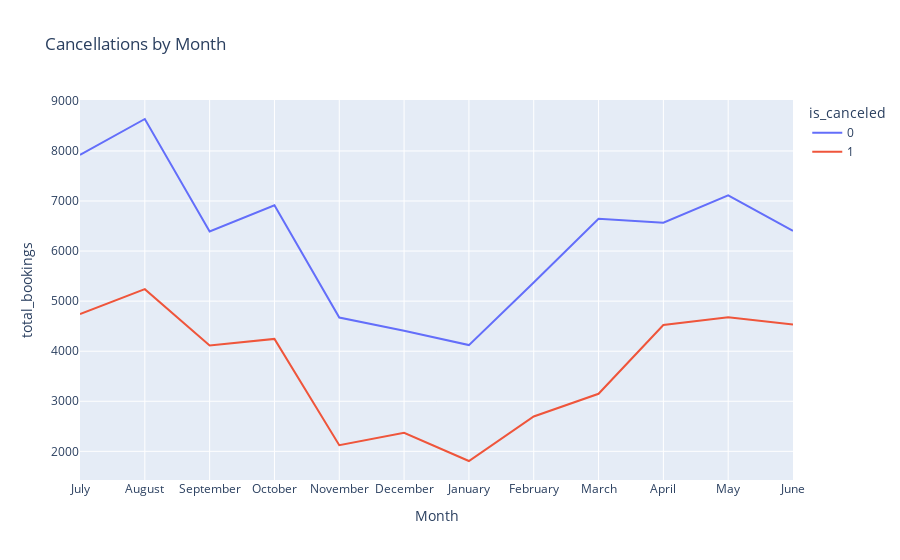

Notebook source saved alongside this figure:
### Markdown cell above
The total bookings grouped by reservation status and whether the guest is repeated.

non-repeated guest in check-out are 95% of total bookings
non-repeated guest in canceled are 98% of total bookings
non-repeated guest in no-show are 100% of total bookings

### Code cell
conn_norm = create_connection('hotel_booking_norm.db')
cur = conn_norm.cursor()

sql = """
SELECT
    CASE
        WHEN strftime('%m', arrival_date) = '01' THEN 'January'
        WHEN strftime('%m', arrival_date) = '02' THEN 'February'
        WHEN strftime('%m', arrival_date) = '03' THEN 'March'
        WHEN strftime('%m', arrival_date) = '04' THEN 'April'
        WHEN strftime('%m', arrival_date) = '05' THEN 'May'
        WHEN strftime('%m', arrival_date) = '06' THEN 'June'
        WHEN strftime('%m', arrival_date) = '07' THEN 'July'
        WHEN strftime('%m', arrival_date) = '08' THEN 'August'
        WHEN strftime('%m', arrival_date) = '09' THEN 'September'
        WHEN strftime('%m', arrival_date) = '10' THEN 'October'
        WHEN strftime('%m', arrival_date) = '11' THEN 'November'
        WHEN strftime('%m', arrival_date) = '12' THEN 'December'
    END Month,
    is_canceled, COUNT(*) as total_bookings
FROM
    booking
GROUP BY
    Month, is_canceled
Order by arrival_date;
"""

res = pd.read_sql_query(sql, conn_norm)
conn_norm.commit()
conn_norm.close()
# print(res)
fig = px.line(res, x='Month', y='total_bookings', color='is_canceled', title='Cancellations by Month')
fig.show()

### Figure 1 — Plotly figure (JSON) as saved in the notebook; plotly's stock layout.template omitted (floating-point values rounded to 4 significant figures)
{"data": [{"hovertemplate": "is_canceled=0<br>Month=%{x}<br>total_bookings=%{y}<extra></extra>", "legendgroup": "0", "line": {"color": "#636efa", "dash": "solid"}, "marker": {"symbol": "circle"}, "mode": "lines", "name": "0", "orientation": "v", "showlegend": true, "type": "scatter", "x": ["July", "August", "September", "October", "November", "December", "January", "February", "March", "April", "May", "June"], "xaxis": "x", "y": [7919, 8638, 6392, 6914, 4672, 4409, 4122, 5372, 6645, 6565, 7114, 6404], "yaxis": "y"}, {"hovertemplate": "is_canceled=1<br>Month=%{x}<br>total_bookings=%{y}<extra></extra>", "legendgroup": "1", "line": {"color": "#EF553B", "dash": "solid"}, "marker": {"symbol": "circle"}, "mode": "lines", "name": "1", "orientation": "v", "showlegend": true, "type": "scatter", "x": ["July", "August", "September", "October", "November", "December", "January", "February", "March", "April", "May", "June"], "xaxis": "x", "y": [4742, 5239, 4116, 4246, 2122, 2371, 1807, 2696, 3149, 4524, 4677, 4535], "yaxis": "y"}], "layout": {"legend": {"title": {"text": "is_canceled"}, "tracegroupgap": 0}, "title": {"text": "Cancellations by Month"}, "xaxis": {"anchor": "y", "domain": [0, 1], "title": {"text": "Month"}}, "yaxis": {"anchor": "x", "domain": [0, 1], "title": {"text": "total_bookings"}}}}
